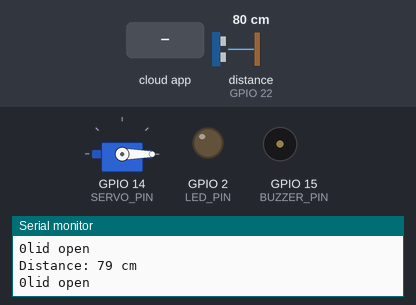
The sketch below on a simulated ESP32. Shown: servo, output pins drawn as LEDs (lit = HIGH), buzzer (waves = sounding, pin HIGH), the last lines printed to the serial monitor. Wiring (inferred from the names in the program): ultrasonic range finder: trigger GPIO 23; echo GPIO 22. The inputs (shaded band) are chosen by the test bench; at power-on: distance to the obstacle (sensor on GPIO 22) 80 cm. The echo pulse lasts 58.3 µs per cm; WiFi joins after 1.5 s; servers stay silent unless stated; the Firebase database answers and starts empty; pins used as bus, display or sensor lines are not drawn.

Above: at 2.7 s.
2.8 s: distance to the obstacle (sensor on GPIO 22) set to 23 cm
4.3 s: distance to the obstacle (sensor on GPIO 22) set to 18 cm
At 5.15 s:
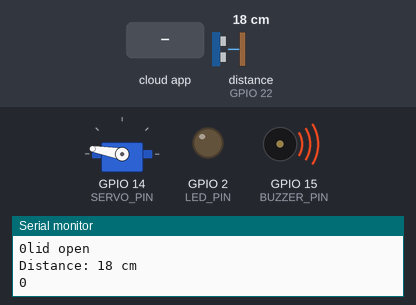
7.3 s: the phone or cloud app sets ledState to 1
At 8.5 s:
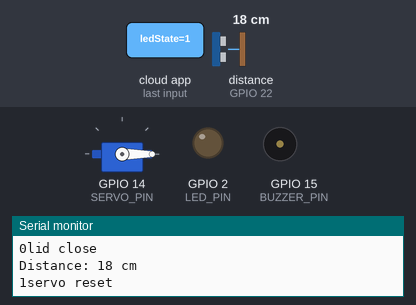
Timing chart, 0 to 10.3 s (numbered marks = the images above; inputs shaded):
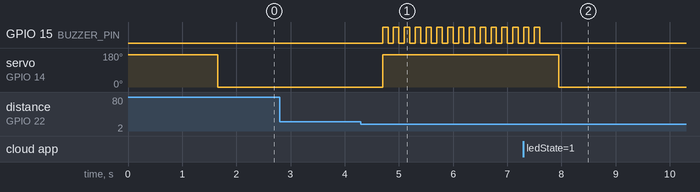

Measured:
- the behaviour switches between 21 and 20 cm on distance to the obstacle (sensor on GPIO 22) (found by bisection; images 0 and 1)
- after the input at 4.3 s, GPIO 15 (BUZZER_PIN): alternates HIGH for 0.10 s and LOW for 0.10 s, starting after 0.40 s; servo on GPIO 14 (SERVO_PIN): 0° → 170° after 0.40 s
- after the input at 7.3 s, servo on GPIO 14 (SERVO_PIN): 170° → 0° after 0.65 s

The sketch:

firebase.ino
```cpp
#include <ESP32Servo.h>
#include <WiFi.h>
#include <Firebase_ESP_Client.h>
#include <HTTPClient.h>
// Firebase credentials
#define WIFI_SSID "your wifi ssid"
#define WIFI_PASSWORD "password"

//update it from your firebase project
#define API_KEY "AIzaSyAFTdCqJtc8AmO9e8_aIFAv5FN8f0RShH8"
#define DATABASE_URL "https://useless-dustbin-default-rtdb.asia-southeast1.firebasedatabase.app/"

// create a user in authentication
#define USER_EMAIL "uselessdustbin1122@gmail.com"
#define USER_PASSWORD "12345678"

#define LED_PIN 2


#define TRIG_PIN 23  // Trig pin connected to GPIO 23
#define ECHO_PIN 22  // Echo pin connected to GPIO 22
#define BUZZER_PIN 15    // Buzzer pin
#define SERVO_PIN 14     // Servo pin

// Create servo object
Servo myServo;

HTTPClient http;


FirebaseData fbdo;
FirebaseAuth auth;
FirebaseConfig config;

// Set initial servo angle
int servoAngle = 170;  // Starting angle of the servo motor
int ledState;
long duration;
int distance;
int flag = 0;
// Define distance threshold (in cm)
#define DIST_THRESHOLD 20
#define BUZZ_DURATION 3000  // Buzzer will beep for 3 seconds

void servoclose() {
}

void setup() {
  pinMode(LED_PIN, OUTPUT);

   WiFi.begin(WIFI_SSID, WIFI_PASSWORD);
  Serial.print("Connecting to Wi-Fi");
  while (WiFi.status() != WL_CONNECTED) {
    Serial.print(".");
    delay(300);
  }
  Serial.println();
  Serial.print("Connected with IP: ");
  Serial.println(WiFi.localIP());
  Serial.println();

// firebase code
  config.api_key = API_KEY;
  auth.user.email = USER_EMAIL;
  auth.user.password = USER_PASSWORD;
  config.database_url = DATABASE_URL;

  Firebase.reconnectNetwork(true);
  fbdo.setBSSLBufferSize(4096, 1024);
  fbdo.setResponseSize(2048);

  Firebase.begin(&config, &auth);
  Firebase.setDoubleDigits(5);
  config.timeout.serverResponse = 10 * 1000;
  // Start serial monitor
  Serial.begin(9600);

  // Set up the pins
  pinMode(TRIG_PIN, OUTPUT);
  pinMode(ECHO_PIN, INPUT);
  pinMode(BUZZER_PIN, OUTPUT);
  digitalWrite(TRIG_PIN, LOW);
  // Attach the servo to the designated pin
  myServo.attach(SERVO_PIN);

  // Initialize the servo at 0 degrees
  myServo.write(servoAngle);
}

void loop() {
  int ledState;

 // Send a 10 microsecond pulse to trigger the sensor
  digitalWrite(TRIG_PIN, HIGH);
  delayMicroseconds(10);
  digitalWrite(TRIG_PIN, LOW);

  // Measure the duration of the pulse from Echo pin
  duration = pulseIn(ECHO_PIN, HIGH);

  // Calculate the distance (in cm)
  distance = duration * 0.0343 / 2;

  // Print the distance to the Serial Monitor
  Serial.print("Distance: ");
  Serial.print(distance);
  Serial.println(" cm");

  // firebase get code
  if (Firebase.ready()) {

    if(Firebase.RTDB.getInt(&fbdo, "/ledState")){
      ledState = fbdo.intData();
      Serial.print(ledState);
    };


  };


  // Check if the object is within the threshold distance (20 cm)
  if (distance <= DIST_THRESHOLD && flag == 0 && ledState == 0) {
    // Rotate servo to 90 degrees (or any other angle)
    myServo.write(170);
    flag = 1;

    // Start buzzing for 3 seconds (fast beeps)
    unsigned long startTime = millis();
    while (millis() - startTime < BUZZ_DURATION) {
      digitalWrite(BUZZER_PIN, HIGH);
      delay(100);  // Short beep duration (100ms)
      digitalWrite(BUZZER_PIN, LOW);
      delay(100);  // Pause between beeps (100ms)
    }

Serial.println("lid close");
  }

 else if (ledState == 1 && flag == 1){
    myServo.write(0);
    flag = 0;
    Serial.println("servo reset");
    delay(10000);
  }

  else if (distance > DIST_THRESHOLD ) {
    // Stop the buzzer and servo if object is not within range
    digitalWrite(BUZZER_PIN, LOW);
    myServo.write(0);
    flag = 0;
    Serial.println("lid open");  // Return servo to 0 degrees
  }


  delay(100);
}
```
